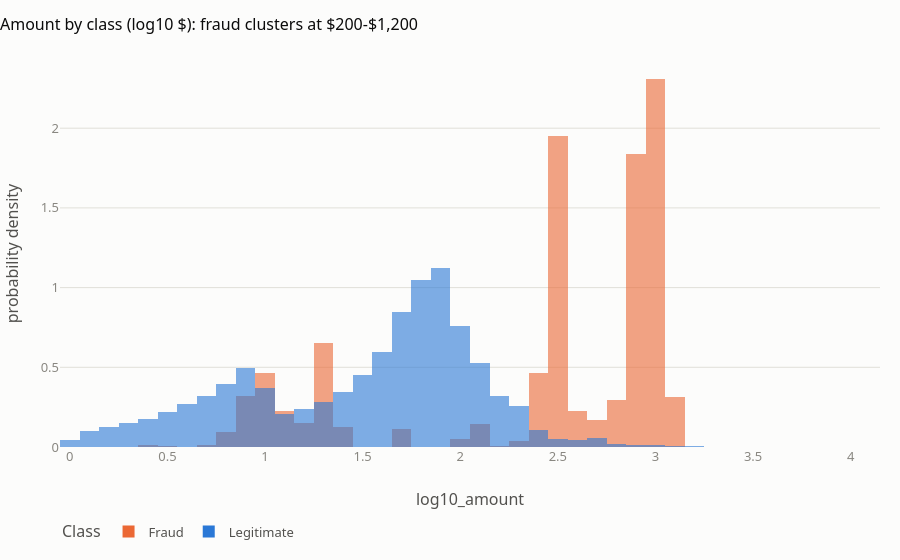

Notebook code for this chart:
### Code cell
rng = np.random.default_rng(0)
legit = df[df["is_fraud"] == 0]
s = pd.concat([df[df["is_fraud"] == 1], legit.iloc[rng.choice(len(legit), min(60_000, len(legit)), replace=False)]])
s = s.assign(Class=s["is_fraud"].map({0: "Legitimate", 1: "Fraud"}), log10_amount=np.log10(s["amount"]))
fig = px.histogram(s, x="log10_amount", color="Class", histnorm="probability density", barmode="overlay", nbins=80,
                   opacity=0.6, color_discrete_map={"Legitimate": viz.LEGIT, "Fraud": viz.FRAUD},
                   title="Amount by class (log10 $): fraud clusters at $200-$1,200")
fig.show()

### Figure 1 — Plotly figure (JSON) as saved in the notebook; plotly's stock layout.template omitted (floating-point values rounded to 4 significant figures; data arrays with more than 128 entries replaced by an {"elided": "..."} marker saying what was removed)
{"data": [{"alignmentgroup": "True", "bingroup": "x", "histnorm": "probability density", "hovertemplate": "Class=Fraud<br>log10_amount=%{x}<br>probability density=%{y}<extra></extra>", "legendgroup": "Fraud", "marker": {"color": "#eb6834", "opacity": 0.6, "pattern": {"shape": ""}}, "name": "Fraud", "nbinsx": 80, "offsetgroup": "Fraud", "orientation": "v", "showlegend": true, "type": "histogram", "x": {"elided": "6837 float values"}, "xaxis": "x", "yaxis": "y"}, {"alignmentgroup": "True", "bingroup": "x", "histnorm": "probability density", "hovertemplate": "Class=Legitimate<br>log10_amount=%{x}<br>probability density=%{y}<extra></extra>", "legendgroup": "Legitimate", "marker": {"color": "#2a78d6", "opacity": 0.6, "pattern": {"shape": ""}}, "name": "Legitimate", "nbinsx": 80, "offsetgroup": "Legitimate", "orientation": "v", "showlegend": true, "type": "histogram", "x": {"elided": "60000 float values"}, "xaxis": "x", "yaxis": "y"}], "layout": {"barmode": "overlay", "legend": {"title": {"text": "Class"}, "tracegroupgap": 0}, "title": {"text": "Amount by class (log10 $): fraud clusters at $200-$1,200"}, "xaxis": {"anchor": "y", "domain": [0.0, 1.0], "title": {"text": "log10_amount"}}, "yaxis": {"anchor": "x", "domain": [0.0, 1.0], "title": {"text": "probability density"}}}}
